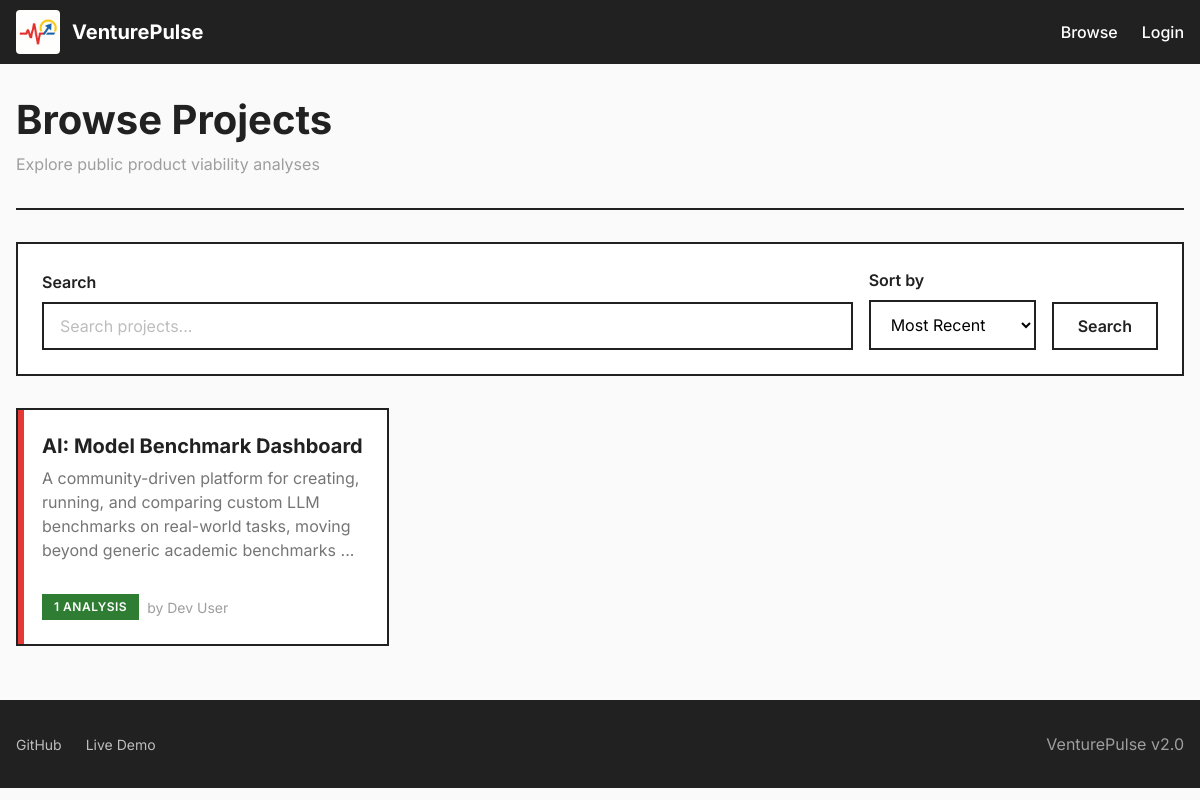
Screenshot of /browse with the database file from the repository.
### app/db/models.py (models this page shows, shortened)
class Base(DeclarativeBase):
    pass

class Project(Base):
    __tablename__ = "projects"
    id: Mapped[int] = mapped_column(Integer, primary_key=True, autoincrement=True)
    user_id: Mapped[int] = mapped_column(
        Integer, ForeignKey("users.id", ondelete="CASCADE"), nullable=False, index=True
    )
    name: Mapped[str] = mapped_column(String(255), nullable=False)
    slug: Mapped[str] = mapped_column(String(255), unique=True, index=True, nullable=False)
    description: Mapped[Optional[str]] = mapped_column(Text, nullable=True)
    spec_content: Mapped[str] = mapped_column(Text, nullable=False)
    spec_file_path: Mapped[str] = mapped_column(String(500), nullable=False)
    is_public: Mapped[bool] = mapped_column(Boolean, default=False, nullable=False)
    created_at: Mapped[datetime] = mapped_column(
        DateTime, server_default=func.now(), nullable=False
    )
    updated_at: Mapped[datetime] = mapped_column(
        DateTime, server_default=func.now(), onupdate=func.now(), nullable=False
    )
    user: Mapped["User"] = relationship("User", back_populates="projects")
    analyses: Mapped[list["Analysis"]] = relationship(
        "Analysis", back_populates="project", cascade="all, delete-orphan"
    )

class User(Base):
    __tablename__ = "users"
    id: Mapped[int] = mapped_column(Integer, primary_key=True, autoincrement=True)
    email: Mapped[str] = mapped_column(String(255), unique=True, index=True, nullable=False)
    name: Mapped[str] = mapped_column(String(255), nullable=False)
    avatar_url: Mapped[Optional[str]] = mapped_column(String(500), nullable=True)
    provider: Mapped[str] = mapped_column(String(20), nullable=False)  # google, github
    provider_id: Mapped[str] = mapped_column(String(255), nullable=False)
    role: Mapped[str] = mapped_column(String(20), default="pending", nullable=False)  # admin, approved, pending
    created_at: Mapped[datetime] = mapped_column(
        DateTime, server_default=func.now(), nullable=False
    )
    last_login: Mapped[Optional[datetime]] = mapped_column(DateTime, nullable=True)
    projects: Mapped[list["Project"]] = relationship(
        "Project", back_populates="user", cascade="all, delete-orphan"
    )
    sessions: Mapped[list["Session"]] = relationship(
        "Session", back_populates="user", cascade="all, delete-orphan"
    )

### app/routes/public.py (the view)
@router.get("/browse", response_class=HTMLResponse)
async def browse(
    request: Request,
    search: Optional[str] = None,
    sort: str = "recent",
):
    user = await get_current_user(request)
    async with get_session_factory()() as db:
        query = (
            select(Project)
            .options(selectinload(Project.user))
            .options(selectinload(Project.analyses))
            .where(Project.is_public == True)
        )
        if search:
            search_filter = f"%{search}%"
            query = query.where(
                (Project.name.ilike(search_filter)) |
                (Project.description.ilike(search_filter))
            )
        if sort == "recent":
            query = query.order_by(desc(Project.created_at))
        elif sort == "name":
            query = query.order_by(Project.name)
        elif sort == "analyses":
            query = query.order_by(desc(Project.updated_at))
        else:
            query = query.order_by(desc(Project.created_at))
        result = await db.execute(query)
        projects = result.scalars().all()
    return templates.TemplateResponse(
        "pages/browse.html",
        {
            "request": request,
            "settings": settings,
            "user": user,
            "projects": projects,
            "search": search or "",
            "sort": sort,
        }
    )

### app/templates/pages/browse.html (shortened to what this page needs)
{% extends "base.html" %}
{% block content %}
<div class="container">
    <div class="page-header">
        <h1>Browse Projects</h1>
        <p class="text-muted">Explore public product viability analyses</p>
    </div>
    <div class="card" style="margin-bottom: var(--space-8);">
        <form action="/browse" method="GET" style="display: flex; gap: var(--space-4); flex-wrap: wrap; align-items: flex-end;">
            <div class="form-group" style="flex: 1; min-width: 200px; margin-bottom: 0;">
                <label for="search" class="form-label">Search</label>
                <input type="text" id="search" name="search" class="form-input"
                       placeholder="Search projects..." value="{{ search }}">
            </div>
            <div class="form-group" style="min-width: 150px; margin-bottom: 0;">
                <label for="sort" class="form-label">Sort by</label>
                <select id="sort" name="sort" class="form-input">
                    <option value="recent" {% if sort == 'recent' %}selected{% endif %}>Most Recent</option>
                </select>
            </div>
            <button type="submit" class="btn btn-secondary">Search</button>
        </form>
    </div>
    {% if projects %}
        <div class="grid grid-3">
            {% for project in projects %}
                <a href="/project/{{ project.slug }}" class="card-link" style="text-decoration: none;">
                    <div class="card" style="height: 100%;">
                        <div class="card-accent card-accent-{% if loop.index % 3 == 1 %}red{% elif loop.index % 3 == 2 %}blue{% else %}yellow{% endif %}"></div>
                        <h3 class="card-title">{{ project.name }}</h3>
                        <p class="card-description">
                            {{ (project.description or project.spec_content[:150])[:150] }}{% if (project.description or project.spec_content)|length > 150 %}...{% endif %}
                        </p>
                        <div style="margin-top: auto; padding-top: var(--space-4); display: flex; gap: var(--space-2); align-items: center; flex-wrap: wrap;">
                            <span class="badge badge-{% if project.analyses|length > 0 %}success{% else %}default{% endif %}">
                                {{ project.analyses|length }} {% if project.analyses|length == 1 %}analysis{% else %}analyses{% endif %}
                            </span>
                            {% if project.user %}
                                <span class="text-muted" style="font-size: 0.875rem;">
                                    by {{ project.user.name }}
                                </span>
                            {% endif %}
                        </div>
                    </div>
                </a>
            {% endfor %}
        </div>
    {% endif %}
</div>
{% endblock %}

### app/templates/base.html (shortened to what this page needs)
<!DOCTYPE html>
<html lang="en">
<head>
    <link rel="stylesheet" href="/static/css/bauhaus.css">
</head>
<body>
    <nav class="navbar">
        <div class="navbar-inner">
            <a href="/" class="navbar-brand">
                <img src="/static/img/logo.png" alt="VenturePulse" class="navbar-logo-img">
                <span>VenturePulse</span>
            </a>
            <ul class="navbar-nav">
                <li><a href="/browse" class="navbar-link">Browse</a></li>
                {% if user %}
                    <li><a href="/dashboard" class="navbar-link">Dashboard</a></li>
                    {% if user.is_admin %}
                        <li><a href="/admin" class="navbar-link">Admin</a></li>
                    {% endif %}
                    <li>
                        <div class="navbar-user">
                            {% if user.avatar_url %}
                                <a href="/settings" style="display: flex; align-items: center;">
                                    <img src="{{ user.avatar_url }}" alt="{{ user.name }}" class="navbar-avatar">
                                </a>
                            {% else %}
                                <a href="/settings" class="navbar-link" style="margin-right: var(--space-2);">Settings</a>
                            {% endif %}
                            <form action="/logout" method="POST" style="display: inline;">
                                <button type="submit" class="btn btn-secondary btn-sm">Logout</button>
                            </form>
                        </div>
                    </li>
                {% else %}
                    <li><a href="/login" class="navbar-link">Login</a></li>
                {% endif %}
            </ul>
        </div>
    </nav>
    <main class="main-content">
        {% block content %}{% endblock %}
    </main>
    <footer class="footer">
        <div class="footer-inner">
            <div class="footer-links">
                <a href="https://github.com/knightsri/VenturePulse" class="footer-link" target="_blank" rel="noopener">
                    GitHub
                </a>
                <a href="https://venturepulse.shalusri.com" class="footer-link" target="_blank" rel="noopener">
                    Live Demo
                </a>
            </div>
            <div class="footer-copyright text-muted">
                VenturePulse v2.0
            </div>
        </div>
    </footer>
</body>
</html>

### rows the page displays
Project: name "AI: Model Benchmark Dashboard", description "A community-driven platform for creating, running, and comparing custom LLM benchmarks on real-world tasks, moving beyond generic academic benchmarks", analyses|length "1", user.name "Dev User"
